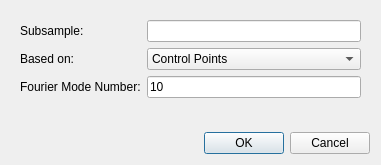
<?xml version="1.0" encoding="UTF-8"?>
<ui version="4.0">
 <class>svPathSmooth</class>
 <widget class="QWidget" name="svPathSmooth">
  <property name="windowModality">
   <enum>Qt::WindowModal</enum>
  </property>
  <property name="geometry">
   <rect>
    <x>0</x>
    <y>0</y>
    <width>381</width>
    <height>165</height>
   </rect>
  </property>
  <property name="windowTitle">
   <string>Smooth Current Path</string>
  </property>
  <layout class="QVBoxLayout" name="verticalLayout">
   <item>
    <widget class="QWidget" name="widget" native="true">
     <layout class="QFormLayout" name="formLayout">
      <item row="0" column="0">
       <widget class="QLabel" name="label">
        <property name="text">
         <string>Subsample:</string>
        </property>
       </widget>
      </item>
      <item row="0" column="1">
       <widget class="QLineEdit" name="lineEditSubsample">
        <property name="text">
         <string/>
        </property>
       </widget>
      </item>
      <item row="2" column="0">
       <widget class="QLabel" name="label_3">
        <property name="text">
         <string>Fourier Mode Number:</string>
        </property>
       </widget>
      </item>
      <item row="2" column="1">
       <widget class="QLineEdit" name="lineEditNumber">
        <property name="text">
         <string>10</string>
        </property>
       </widget>
      </item>
      <item row="1" column="1">
       <widget class="QComboBox" name="comboBoxPointType">
        <item>
         <property name="text">
          <string>Control Points</string>
         </property>
        </item>
        <item>
         <property name="text">
          <string>Path Points</string>
         </property>
        </item>
       </widget>
      </item>
      <item row="1" column="0">
       <widget class="QLabel" name="label_2">
        <property name="text">
         <string>Based on:</string>
        </property>
       </widget>
      </item>
     </layout>
    </widget>
   </item>
   <item>
    <widget class="QDialogButtonBox" name="buttonBox">
     <property name="orientation">
      <enum>Qt::Horizontal</enum>
     </property>
     <property name="standardButtons">
      <set>QDialogButtonBox::Cancel|QDialogButtonBox::Ok</set>
     </property>
    </widget>
   </item>
  </layout>
 </widget>
 <resources/>
 <connections/>
</ui>
